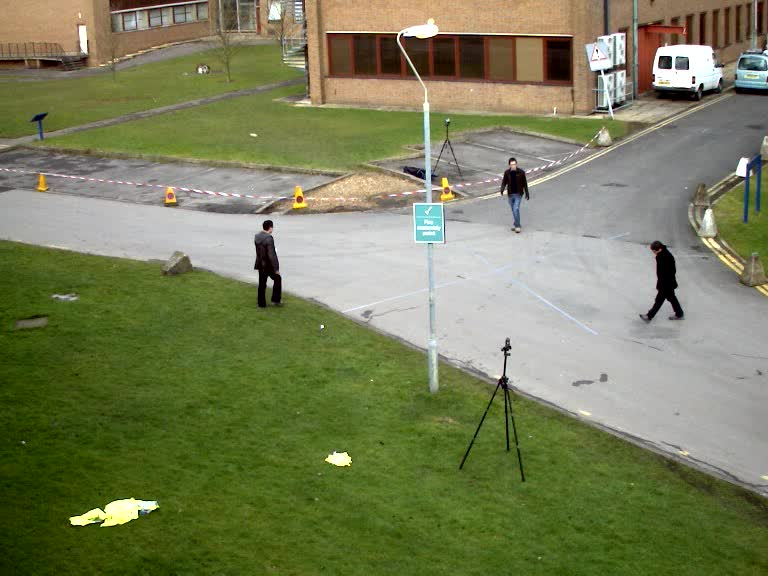
//> input picture Resource/flow_1.jpg, 768 x 576 px
$ ./optflow   (built with g++ and OpenCV 4)
//> lines starting //> are read from the running program, lines starting //| are printed output that depends on the picture
//
// Created by jerett on 2019-08-19.
//


#include <iostream>
#include <opencv2/opencv.hpp>
#include <opencv2/video.hpp>
#include <opencv2/optflow.hpp>

using namespace cv;


cv::Mat DrawFlow(const cv::Mat &flow) {
    Mat flow_uv[2];
    Mat mag, ang;
    Mat hsv_split[3], hsv, rgb;

    split(flow, flow_uv);
    multiply(flow_uv[1], -1, flow_uv[1]);
    cartToPolar(flow_uv[0], flow_uv[1], mag, ang, true);
    normalize(mag, mag, 0, 1, NORM_MINMAX);
    hsv_split[0] = ang;
    hsv_split[1] = mag;
    hsv_split[2] = Mat::ones(ang.size(), ang.type());
    merge(hsv_split, 3, hsv);
    // std::cout << "hsv type:" << hsv.type() << std::endl;
    cvtColor(hsv, rgb, COLOR_HSV2BGR);
    return rgb;
}


int main(int argc, char *argv[]) {
    auto img1 = cv::imread("flow_1.jpg");
//> img1 is the input picture: 576 rows x 768 cols, CV_8UC3; mean B, G, R 90.2, 127, 121.5
    auto img2 = cv::imread("flow_2.jpg");
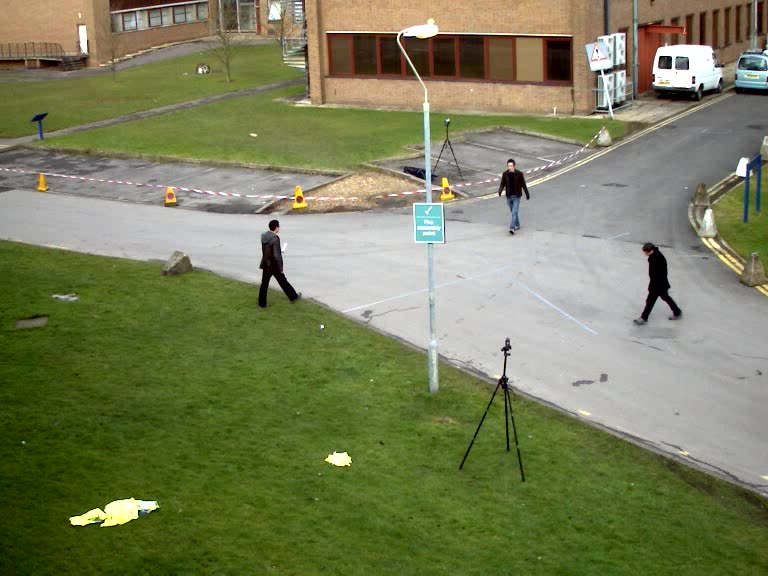
//> input picture Resource/flow_2.jpg, 768 x 576 px
//> img2 is the input picture: 576 rows x 768 cols, CV_8UC3; mean B, G, R 90.2, 127, 121.5

    cv::Mat img1_gray;
    cv::Mat img2_gray;

    cvtColor(img1, img1_gray, cv::COLOR_BGR2GRAY);
    cvtColor(img2, img2_gray, cv::COLOR_BGR2GRAY);

    cv::Mat flow;
    auto dis_flow = DISOpticalFlow::create(DISOpticalFlow::PRESET_MEDIUM);
    dis_flow->calc(img1_gray, img2_gray, flow);

    auto flow_draw = DrawFlow(flow);
//> in DrawFlow, `split(flow, flow_uv);`:
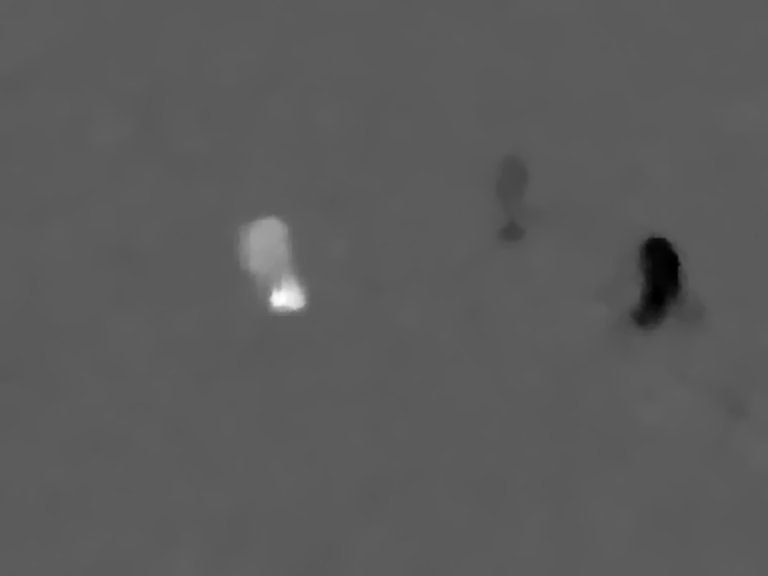
//> flow_uv[0]: 576 rows x 768 cols, CV_32FC1; min -8.39, max 14.87, mean -0.00706; drawn with min black and max white
//> in DrawFlow, `multiply(flow_uv[1], -1, flow_uv[1]);`:
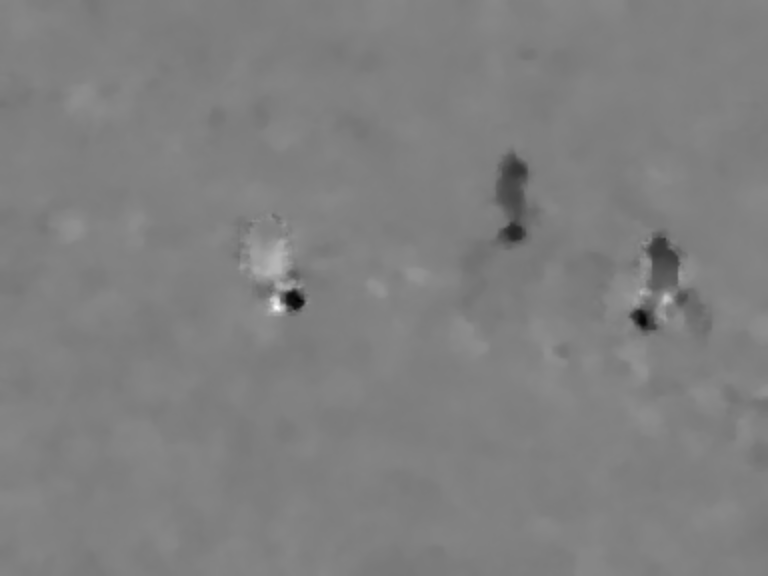
//> flow_uv[1]: 576 rows x 768 cols, CV_32FC1; min -2.61, max 2.58, mean -0.00391; drawn with min black and max white
//> in DrawFlow, `cartToPolar(flow_uv[0], flow_uv[1], mag, ang, true);`:
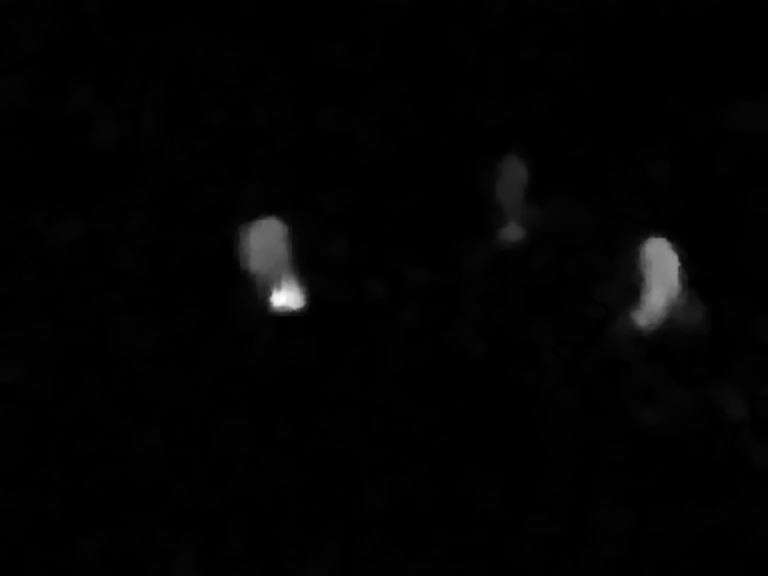
//> mag: 576 rows x 768 cols, CV_32FC1; min 9.77e-05, max 14.89, mean 0.21; drawn with min black and max white
//> in DrawFlow, `cartToPolar(flow_uv[0], flow_uv[1], mag, ang, true);`:
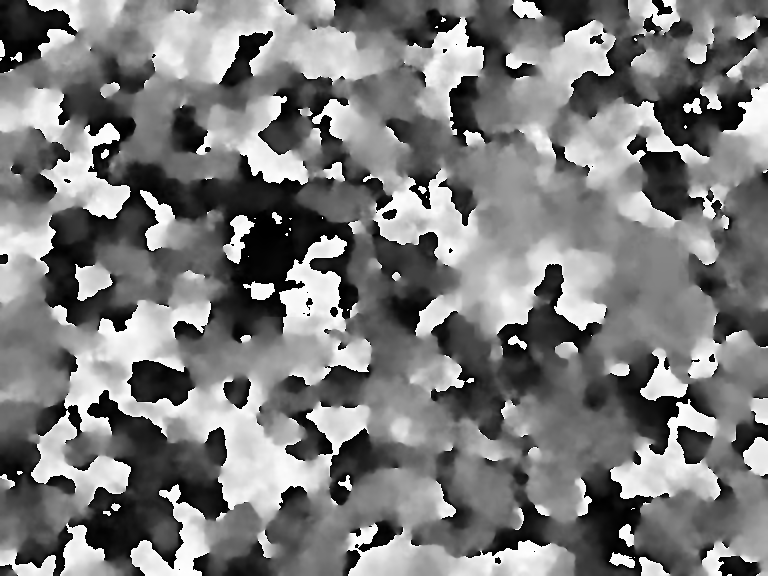
//> ang: 576 rows x 768 cols, CV_32FC1; min 0.000426, max 360, mean 174.3; drawn with min black and max white
//> in DrawFlow, `hsv_split[2] = Mat::ones(ang.size(), ang.type());`: hsv_split[2]: 576 rows x 768 cols, CV_32FC1; every value is 1
//> in DrawFlow, `merge(hsv_split, 3, hsv);`:
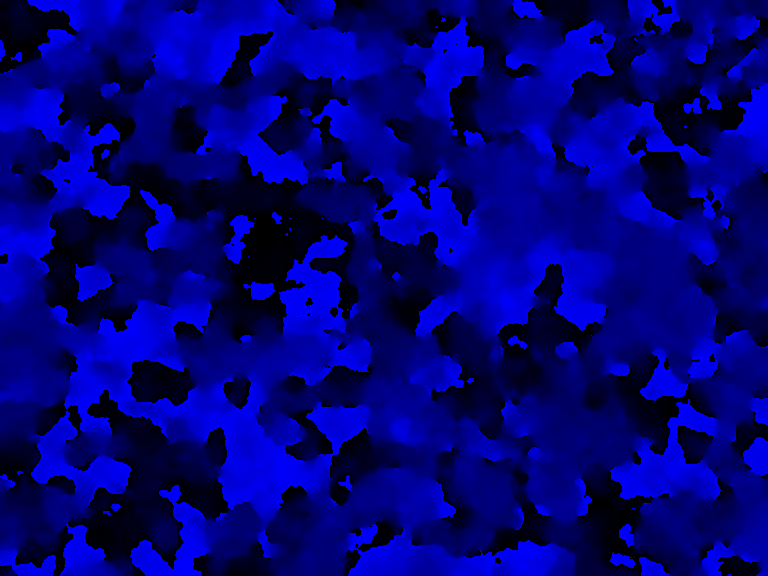
//> hsv: 576 rows x 768 cols, CV_32FC3; mean B, G, R 174.3, 0, 1; drawn with min black and max white
//> in DrawFlow, `cvtColor(hsv, rgb, COLOR_HSV2BGR);`:
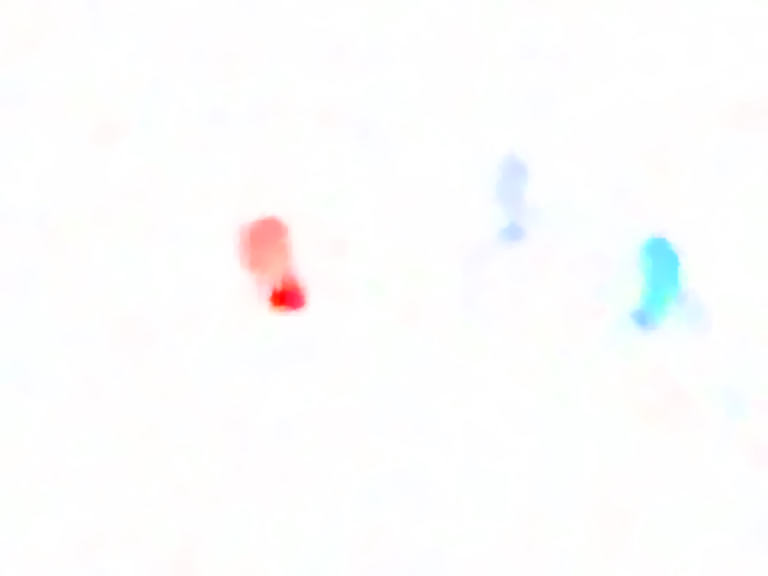
//> rgb: 576 rows x 768 cols, CV_32FC3; mean B, G, R 0.995, 0.994, 0.994
    imshow("flow", flow_draw);
    cv::imshow("img1", img1_gray);
    cv::imshow("img2", img2_gray);
    cv::waitKey(0);
    return 0;
}
